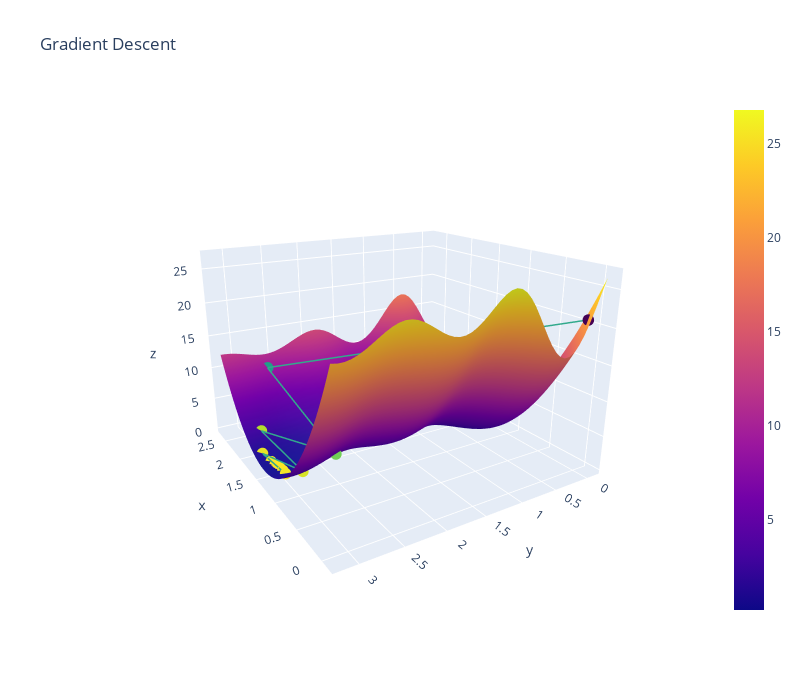

The notebook cell saved with this chart:
### Code cell
# Run this cell to see a 3D plot (gradient descent with static alpha).
from lab7_utils import plot_3d
plot_3d(thetas[:, 0], thetas[:, 1], loss, mean_squared_error, sin_model, X, Y)
